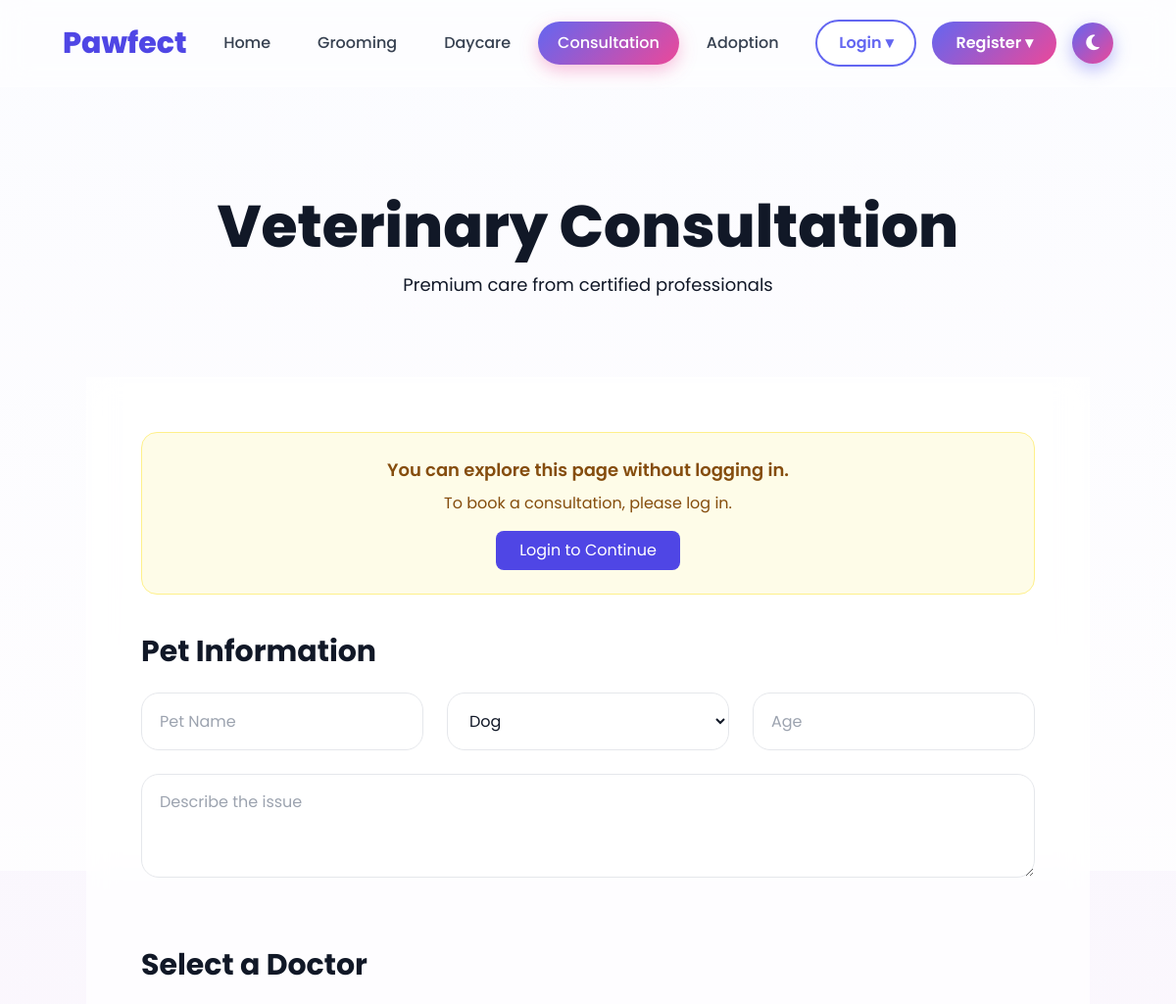
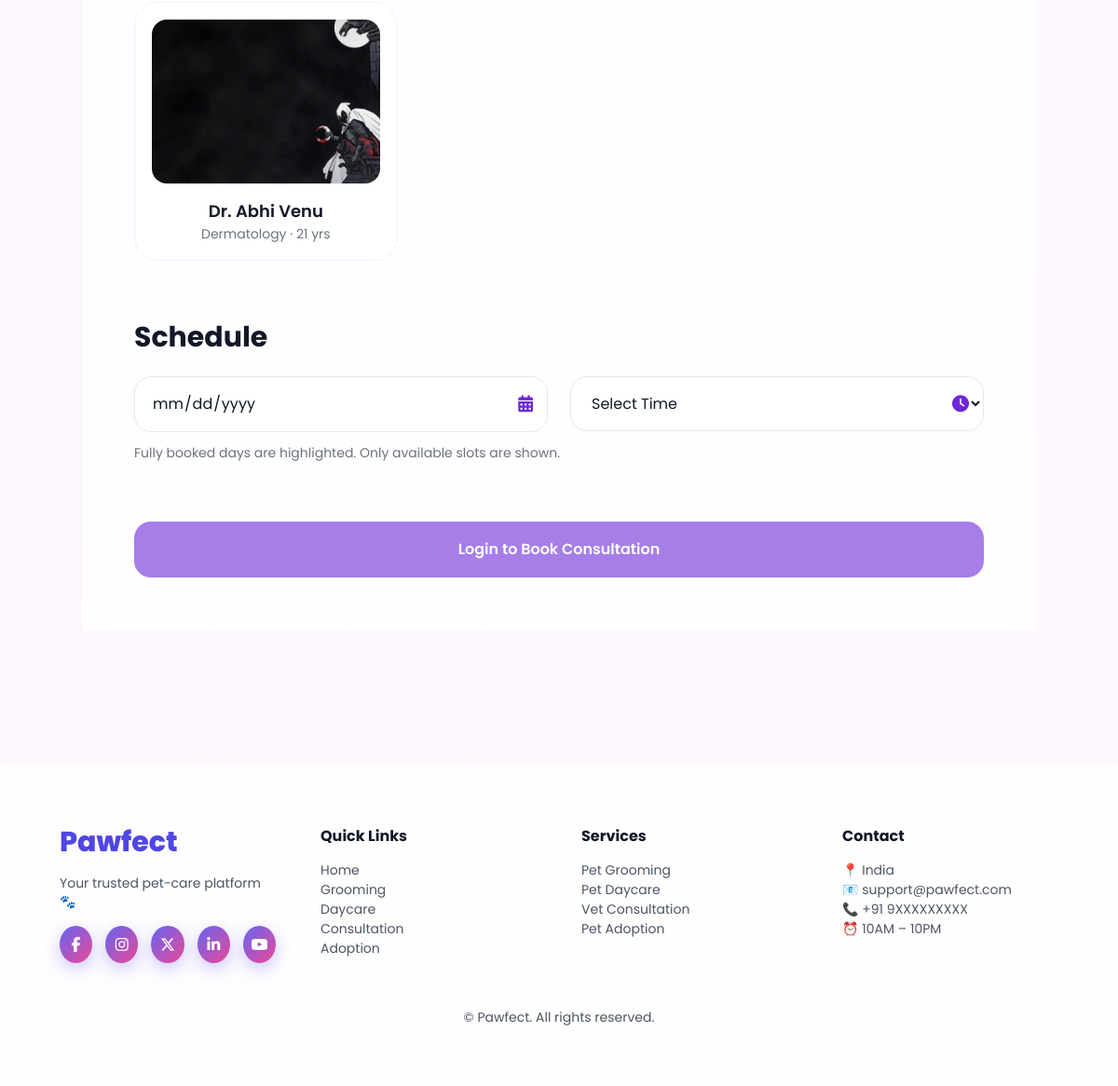
The app's page /consultation/ with its own data (2 pictures, top to bottom).
### doctor/models.py (models this page shows, shortened)
class doctor_registration(models.Model):
    name = models.CharField(max_length=100)
    email = models.EmailField(unique=True)
    phone = models.CharField(max_length=15, blank=True, null=True)
    city = models.CharField(max_length=50, blank=True, null=True)
    specialization = models.CharField(max_length=50, blank=True, null=True)
    experience = models.IntegerField(blank=True, null=True)
    license = models.CharField(max_length=50, blank=True, null=True)
    clinic = models.CharField(max_length=100, blank=True, null=True)
    image = models.ImageField(upload_to='doctorImages/', blank=True, null=True)
    password = models.CharField(max_length=128)
    is_active = models.BooleanField(default=True)
    is_checkout = models.BooleanField(default=True)
    is_available = models.BooleanField(default=False)

### petapp/views.py (the view, shortened to what this page needs)
# urls.py: path("consultation/", views.consultation, name="consultation"),
def consultation(request):
    dc = doctor_registration.objects.all()
    return render(request, "user/consultation.html", {"dc": dc})

### templates/user/consultation.html (shortened to what this page needs)
{% extends "user/base.html" %}
{% load static %}
{% block content %}
<section class="max-w-7xl mx-auto px-6 pt-28 text-center relative z-10">
  <h1 class="text-6xl font-extrabold">Veterinary Consultation</h1>
  <p class="mt-4 text-lg max-w-2xl mx-auto">Premium care from certified professionals</p>
</section>
<section class="px-6 md:px-20 py-20 relative z-10">
  <div class="glass max-w-5xl mx-auto p-14">
{% if not request.session.user_id %}
<div class="mb-10 p-6 rounded-2xl bg-yellow-50 border border-yellow-200 text-yellow-800 text-center">
  <p class="text-lg font-semibold">You can explore this page without logging in.</p>
  <p class="mt-2">To book a consultation, please log in.</p>
  <a href="{% url 'petapp:login' %}" class="inline-block mt-4 px-6 py-2 bg-indigo-600 text-white rounded-lg hover:bg-indigo-700 transition">
    Login to Continue
  </a>
</div>
{% endif %}
<form method="post">
<div class="mb-16">
  <h2 class="text-3xl font-bold mb-6">Pet Information</h2>
  <div class="grid md:grid-cols-3 gap-6">
    <input class="input" name="pet_name" placeholder="Pet Name" required>
    <select class="input" name="pet_type">
      <option>Dog</option><option>Cat</option><option>Other</option>
    </select>
    <input class="input" type="number" name="age" placeholder="Age" required>
  </div>
  <textarea class="input mt-6" rows="3" name="issue" placeholder="Describe the issue" required></textarea>
</div>
<div class="mb-16">
  <h2 class="text-3xl font-bold mb-6">Select a Doctor</h2>
  <div class="grid sm:grid-cols-2 lg:grid-cols-3 gap-8">
    {% for d in dc %}
    <label>
      <div class="doc-card">
        {% if d.image %}
          <img src="{{ d.image.url }}" class="w-full h-44 object-cover rounded-2xl">
        {% else %}
          <img src="https://images.unsplash.com/photo-1607746882042-944635dfe10e"
               class="w-full h-44 object-cover rounded-2xl">
        {% endif %}
        <h3 class="mt-4 text-lg font-semibold">Dr. {{ d.name }}</h3>
        <p class="text-sm text-gray-500 dark:text-gray-400">
          {{ d.specialization }} · {{ d.experience }} yrs
        </p>
      </div>
    </label>
    {% endfor %}
  </div>
</div>
<div class="mb-16">
  <h2 class="text-3xl font-bold mb-6">Schedule</h2>
  <div class="grid md:grid-cols-2 gap-6">
    <div class="input-wrapper">
      <input type="date" id="consultDate" name="date" class="input" required>
      <i class="fa-solid fa-calendar-days input-icon"
         onclick="document.getElementById('consultDate').showPicker()"></i>
    </div>
    <div class="input-wrapper">
      <select id="consultTime" name="time" class="input" required>
        <option value="">Select Time</option>
      </select>
      <i class="fa-solid fa-clock input-icon"></i>
    </div>
  </div>
  <p class="text-sm text-gray-500 dark:text-gray-400 mt-3">
    Fully booked days are highlighted. Only available slots are shown.
  </p>
</div>
{% if request.session.user_id %}
  <button class="w-full primary-btn">Confirm Consultation</button>
{% else %}
  <button class="w-full primary-btn" disabled>Login to Book Consultation</button>
{% endif %}
</form>
</div>
</section>
{% endblock %}

### templates/user/base.html (style rules this page uses)
html { background-color: #020617; }
body { background-color: inherit; }
* { margin:0;padding:0;box-sizing:border-box }
html, body { width:100%; min-height:100%; }
body { font-family:"Poppins",sans-serif; background:linear-gradient(180deg,#f7f8ff,#fff6fb); color:#111827; transition: background .6s ease, color .6s ease; }
.glass { background:rgba(255,255,255,.75); backdrop-filter:blur(14px); border-bottom:1px solid rgba(255,255,255,.4); }

### templates/user/consultation.html (style rules this page uses)
body { position:relative; }
.input { width:100%; padding:16px 48px 16px 18px; border-radius:18px; border:1.5px solid #e5e7eb; background:#fff; color:#111827; }
.input-wrapper { position:relative; }
.input-icon { position:absolute; right:16px; top:50%; transform:translateY(-50%); font-size:18px; cursor:pointer; z-index:10; color:#6d28d9; pointer-events:auto; transition:all .25s ease; }
.doc-card { cursor:pointer; padding:18px; border-radius:26px; background:white; border:1px solid #eef2ff; transition:.35s; text-align:center; }
.primary-btn { background:#6d28d9; color:white; border-radius:18px; padding:18px; font-weight:600; }
.primary-btn:disabled { opacity:0.6; cursor:not-allowed; }

### records on screen
doctor_registration: image (picture), name "Abhi Venu", specialization "Dermatology", experience "21"
